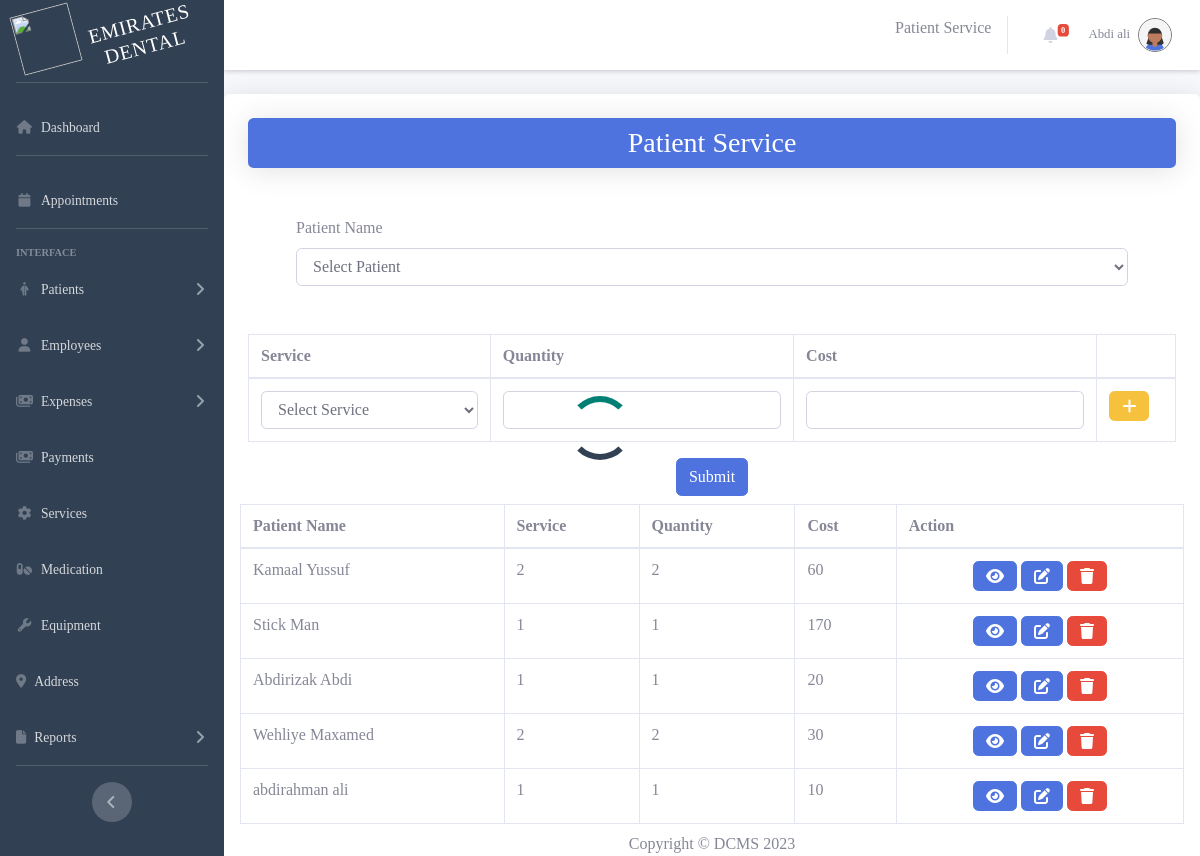
/index.php?page=patient_service (signed in), run on the app's committed database.
### tables this page shows
CREATE TABLE patientservices (
  patientService_id int(11) PRIMARY KEY AUTO_INCREMENT,
  patient_id int(11) DEFAULT NULL,
  service_id int(11) DEFAULT NULL,
  quantity int(11) DEFAULT 0,
  cost double DEFAULT 0,

  FOREIGN KEY (patient_id) REFERENCES patients (patient_id),
  FOREIGN KEY (service_id) REFERENCES services (service_id)
);

### index.php (called while the page is built, shortened)
<?php
    include_once('./includes/loader.php');
$is404 = false;
$page = '';
if(isset($_GET['page']) && !empty($_GET['page'])){
    $page = $_GET['page'];
    $file = $titles[$page]["path"]."/$page.php";
}
elseif(!in_array($page, $titles)){
    $is404 = true;
}
else{
    header("Location: index.php?page=dashboard");
}
require_once('./includes/header.php');
require_once('./includes/sidebar.php');
require_once($is404 ? './includes/404.php' : $file );
require_once('./includes/footer.php');
?>

### app/patientService/patient_service.php (the view, shortened to what this page needs)
<!DOCTYPE html>
<html>
<head>
    <?php
    include_once('./app/database/conn.php');
    ?>
</head>
<body>
    <div class="container p-3 rounded shadow bg-white overflow-auto">
        <form id="formPS" class="m-2">
            <div>
                <h3 class="text-center text-white bg-primary p-2 rounded shadow">Patient Service</h3>
            </div>
            <div class="row m-5">
                <label for="patient_id" class="form-label ">Patient Name</label>
                <select class="form-control select2" id="patient_id" name="patient_id" REQUIRED>
                    <option value="">Select Patient</option>
                </select>
            </div>
            <div class="input-field">
                <table class="table table-bordered" id="servicetable">
                    <thead>
                        <tr>
                            <th scope="col">Service</th>
                            <th scope="col">Quantity</th>
                            <th scope="col">Cost</th>
                            <th scope="col"></th>
                        </tr>
                    </thead>
                    <tbody>
                        <tr>
                            <td>
                                <select class="form-control select2" id="service_id" name="service_id[]" REQUIRED>
                                    <option value="">Select Service</option>
                                </select>
                            </td>
                            <td><input type="number" class="form-control" id="quantity" name="quantity[]" REQUIRED></td>
                            <td><input type="number" class="form-control" id="cost" name="cost[]" REQUIRED></td>
                            <td><button class="btn btn-warning" name="addNewRec" id="addNewRec"><i class="fas fa-plus"></i></button></td>
                        </tr>
                    </tbody>
                </table>
            </div>
            <CENTER>
                <button type="submit" class="btn btn-primary" name="submit" id="submit">Submit</button>
            </CENTER>
        </form>
        <div id="display">
            <table class="table table-bordered" id="dataTable">
                <thead>
                    <tr>
                        <th scope="col">Patient Name</th>
                        <th scope="col">Service</th>
                        <th scope="col">Quantity</th>
                        <th scope="col">Cost</th>
                        <th scope="col">Action</th>
                    </tr>
                </thead>
                <tbody>
                    <?php
                    $query = 'SELECT * FROM `patient_service_view`';
                    $result = mysqli_query($conn, $query);
                    while ($row = mysqli_fetch_array($result)) {
                    ?>
                        <tr>
                            <td> <?php echo  htmlspecialchars ($row['first_name']) . ' ' . htmlspecialchars ( $row['last_name']) ?> </td>
                            <td> <?php echo  htmlspecialchars ($row['Services']) ?></td>
                            <td> <?php echo  htmlspecialchars ($row['Quantity']) ?></td>
                            <td> <?php echo  htmlspecialchars ($row['Total']) ?></td>
                            <td class="text-center">
                                <button class="btn btn-primary" onclick="ViewpatientService(<?php echo $row['patient_id']; ?>)" name='view' id='view'>
                                    <i class="fas fa-eye"></i>
                                </button>
                                <button class="btn btn-primary " onclick="EditpatientService(<?php echo $row['patientService_id']; ?>)" name="edit" id="edit">
                                    <i class="fas fa-edit"></i>
                                </button>
                                <button class="btn btn-danger" onclick="DeletepatientService(<?php echo $row['patientService_id']; ?>)" name="delete" id="delete">
                                    <i class="fas fa-trash"></i>
                                </button>
                            </td>
                        </tr>
                    <?php
                    }
                    ?>
                </tbody>
            </table>
        </div>
    </div>

### includes/sidebar.php (style rules this page uses)
body { font-family: 'poppins'; }

### data on the page
patientservices: first_name "Kamaal", last_name "Yussuf", Services "2", Quantity "2", Total "60"
patientservices: first_name "Stick", last_name "Man", Services "1", Quantity "1", Total "170"
patientservices: first_name "Abdirizak", last_name "Abdi", Services "1", Quantity "1", Total "20"
patientservices: first_name "Wehliye", last_name "Maxamed", Services "2", Quantity "2", Total "30"
patientservices: first_name "abdirahman", last_name "ali", Services "1", Quantity "1", Total "10"

### other printed values
$title "Patient Service"
$_SESSION["employee_name"] "Abdi ali"
